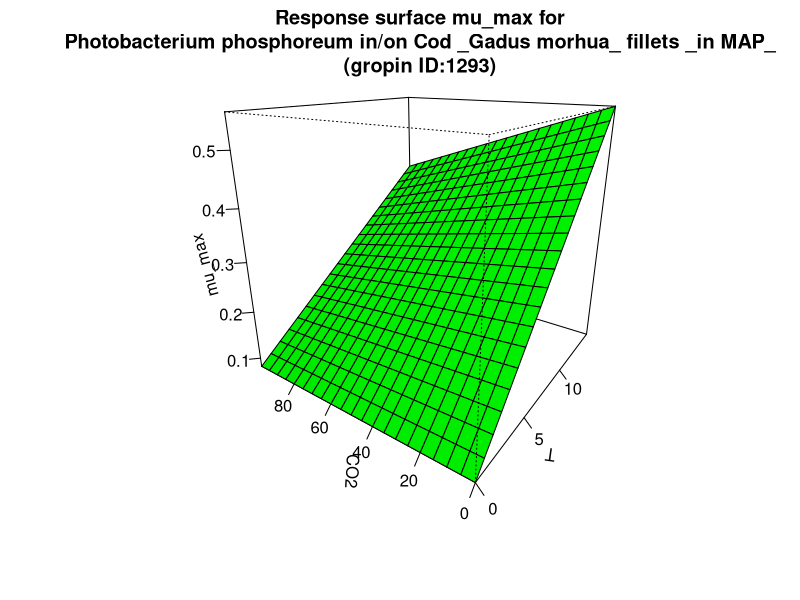

This chart was generated by the following R code:
#############################
# start of Parameter script
#############################
T <- seq(0,14.985014985015,length.out=21)
CO2 <- seq(0,99.9000999000999,length.out=21)
#############################
# end of Parameter script
#############################
############################# 
# start of Model script Gropin ID 1293 
#############################
 
# constant coefficients for this model
 
variables <- data.frame(T,CO2)
argumentsPar <- expand.grid(variables)
 
# heart of the model
response_surface <- function(T,CO2) {
   mumax <-0.082+0.032*T-3.6*(10^-4)-1.1*(10^-4)*T*CO2

return(mumax=mumax)
} 

# output parameters
mumax <- cbind(argumentsPar,response_surface(argumentsPar['T'],argumentsPar['CO2']))
colnames(mumax) <- c(colnames(argumentsPar),'mumax')
#############################
# End of Model script
#############################
############################# 
# start of Visualisation script Gropin ID 1293 
#############################
persp(T,CO2,matrix(unlist(mumax$mumax),nrow=21),col = 'green',xlab='T',ylab='CO2',zlab='mu_max',main='Response surface mu_max for
Photobacterium phosphoreum in/on Cod _Gadus morhua_ fillets _in MAP_
(gropin ID:1293)',theta=305,phi=20,shade=0.25,ticktype = 'detailed')
#############################
# End of Visualisation script
#############################
